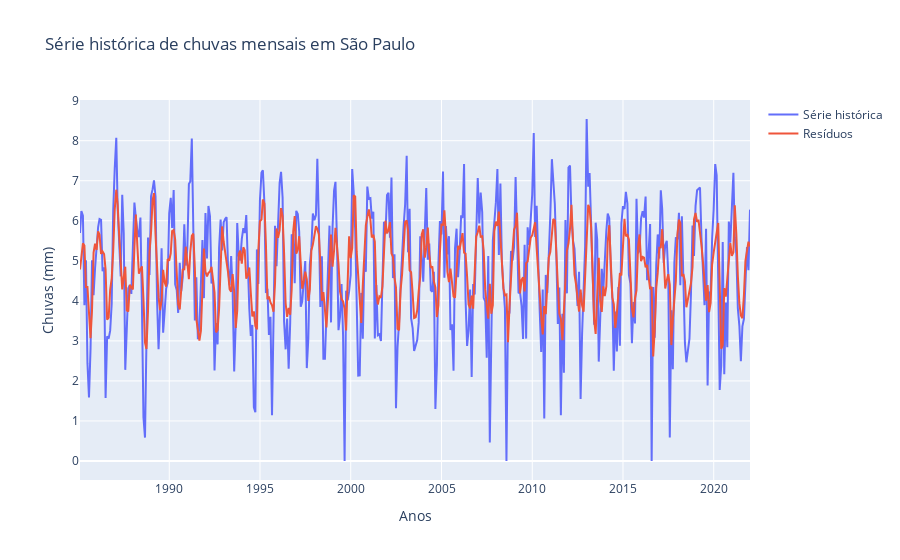

The cell this chart's notebook holds for it:
### Markdown cell above
Verificando os gráficos do ACF e do PACF, notamos que alguns valores estão fora do intervalo de confiança, apontando para a **existência de autocorrelação nos resíduos**, mesmo que fraca

### Code cell
fig = go.Figure()
_ = serie_n-residuos_ma
fig.add_trace(go.Scatter(x=serie_n.index, y=serie_n.values,
                    mode='lines',
                    name='Série histórica'))
fig.add_trace(go.Scatter(x=serie_n.index, y=_,
                    mode='lines',
                    name='Resíduos'))
fig.update_layout(title='Série histórica de chuvas mensais em São Paulo',
                    xaxis_title='Anos',
                    yaxis_title='Chuvas (mm)')
fig.show()

### Figure 1 — Plotly figure (JSON) as saved in the notebook; plotly's stock layout.template omitted (floating-point values rounded to 4 significant figures; data arrays with more than 128 entries replaced by an {"elided": "..."} marker saying what was removed)
{"data": [{"mode": "lines", "name": "Série histórica", "type": "scatter", "x": {"elided": "444 str values"}, "y": {"elided": "444 float values"}}, {"mode": "lines", "name": "Resíduos", "type": "scatter", "x": {"elided": "444 str values"}, "y": {"elided": "444 float values"}}], "layout": {"title": {"text": "Série histórica de chuvas mensais em São Paulo"}, "xaxis": {"title": {"text": "Anos"}}, "yaxis": {"title": {"text": "Chuvas (mm)"}}}}
